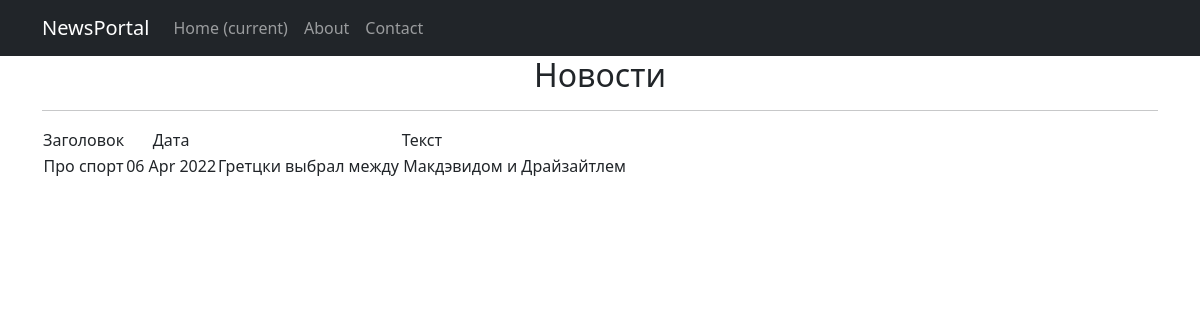
Screenshot of /news/1 with the database file from the repository.
### portal/models.py (models this page shows, shortened)
class Post(models.Model):
    article = 'a'
    news = 'n'
    POST_TYPE = [
        (article, "Статья"),
        (news, "Новость")
    ]
    author = models.ForeignKey(Author, on_delete = models.CASCADE)
    post_type = models.CharField(max_length = 1, choices = POST_TYPE, default = article)
    created = models.DateTimeField(auto_now_add = True)
    cats = models.ManyToManyField(Category, through = 'PostCategory')
    title = models.CharField(max_length = 255)
    text = models.TextField()
    rating = models.IntegerField(default = 0)

### portal/views.py (the view)
# urls.py: path('<int:pk>', PostsDetail.as_view())]
class PostsDetail(DetailView):
    model = Post  # модель всё та же, но мы хотим получать детали конкретно отдельного товара
    template_name = 'post.html'  # название шаблона будет product.html
    context_object_name = 'post'

### portal/templatetags/my_filter.py (called while the page is built)
@register.filter()
def censor(value):
   return f'{value}'

### templates/post.html (shortened to what this page needs)
{% extends 'flatpages/default.html' %}
{% load my_filter %}
{% block content %}
    <h2>Новости</h2>
    <hr>
        <table>
            <tr>
                <td>
                    Заголовок
                </td>
                <td>
                    Дата
                </td>
                <td>
                    Текст
                </td>
            </tr>
            <tr>
                <td>
                    {{ post.title|censor }}
                </td>
                <td>
                    {{ post.created|date:'d M Y '}}
                </td>
                <td>
                    {{ post.text|censor}}
                </td>
            </tr>
        </table>
{% endblock content %}

### rows the page displays
Post: title|censor "Про спорт", created "06 Apr 2022", text|censor "Гретцки выбрал между Макдэвидом и Драйзайтлем"
